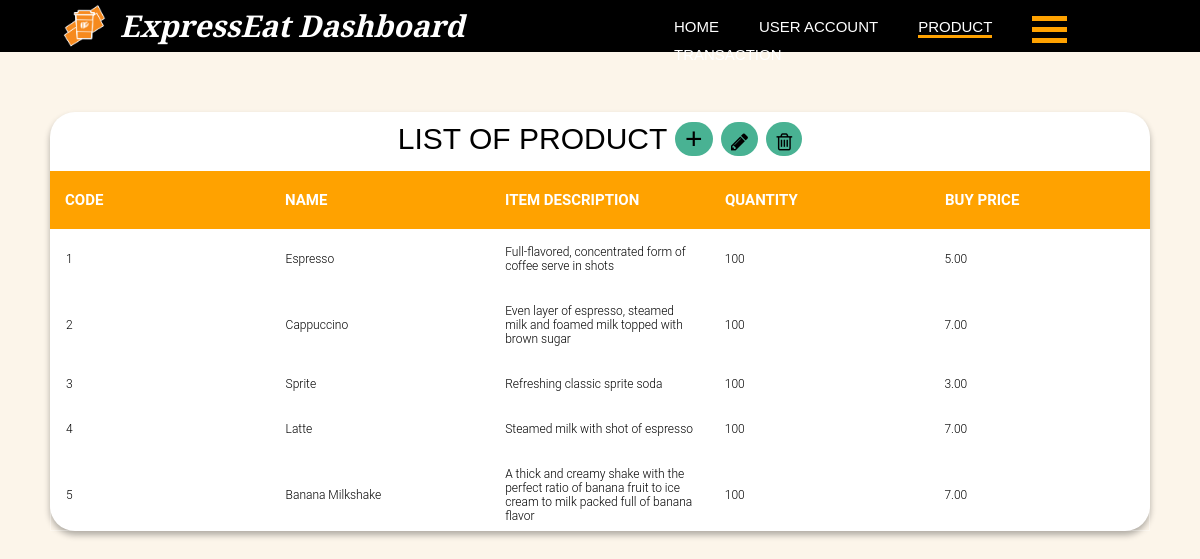
The app's page /dashboard/product.php with its own data.
### tables this page shows
CREATE TABLE `item` (
  `Code` int(10) NOT NULL,
  `Name` varchar(255) NOT NULL,
  `ItemDescription` varchar(255) NOT NULL,
  `QtyInStock` int(10) NOT NULL,
  `BuyPrice` decimal(6,2) NOT NULL
);

### dashboard/itemList.php (the view, shortened to what this page needs)
<?php
include "dbConnection.php";
$SQLstring = "SELECT * FROM Item";
if($result = mysqli_query($conn, $SQLstring)){
    if(mysqli_num_rows($result) > 0){
    echo "<table cellpadding='0' cellspacing='0' border='0'>\n";
        while($row = mysqli_fetch_array($result)){
            echo "<tbody>";
                echo "<tr>";
                    echo "<td>" . $row['Code'] . "</td>";
                    echo "<td>" . $row['Name'] . "</td>";
                    echo "<td>" . $row['ItemDescription'] . "</td>";
                    echo "<td>" . $row['QtyInStock'] . "</td>";
                    echo "<td>" . $row['BuyPrice'] . "</td>";
                echo "</tr>";
            echo "</tbody>";
        }
    echo "</table>";
    } else{
        echo "No records matching your query were found.";
    }
} else{
    echo "ERROR: Could not able to execute $SQLstring. " . mysqli_error($conn);
}
?>

### style/style.css (style rules this page uses)
:root { --black: #3a3a3a; --white: #fff; --green: #49b293; --black: #000000; --light-black: #24190b; --dark-grey: #504545; --white-brown: #Fcf5ea; --yellow: #ffa200; --brown: #b47a36; }
html { scroll-behavior: smooth; }
body { font: 15px Segoe UI, Helvetica, sans-serif; padding: 0; margin: 0; background-color: #fcf5ea; font-family: 'Playfair Display', sans-serif; }
.table-1 table { width:100%; table-layout: fixed; }
.table-1 td { padding: 15px; text-align: left; vertical-align:middle; font-weight: 300; font-size: 12px; color: black; border-bottom: solid 1px rgba(255,255,255,0.1); }
* { margin: 0; padding: 0; }

### records on screen
item: Code "1", Name "Espresso", ItemDescription "Full-flavored, concentrated form of coffee serve in shots", QtyInStock "100", BuyPrice "5.00"
item: Code "2", Name "Cappuccino", ItemDescription "Even layer of espresso, steamed milk and foamed milk topped with brown sugar", QtyInStock "100", BuyPrice "7.00"
item: Code "3", Name "Sprite", ItemDescription "Refreshing classic sprite soda", QtyInStock "100", BuyPrice "3.00"
item: Code "4", Name "Latte", ItemDescription "Steamed milk with shot of espresso", QtyInStock "100", BuyPrice "7.00"
item: Code "5", Name "Banana Milkshake", ItemDescription "A thick and creamy shake with the perfect ratio of banana fruit to ice cream to milk packed full of banana flavor", QtyInStock "100", BuyPrice "7.00"
